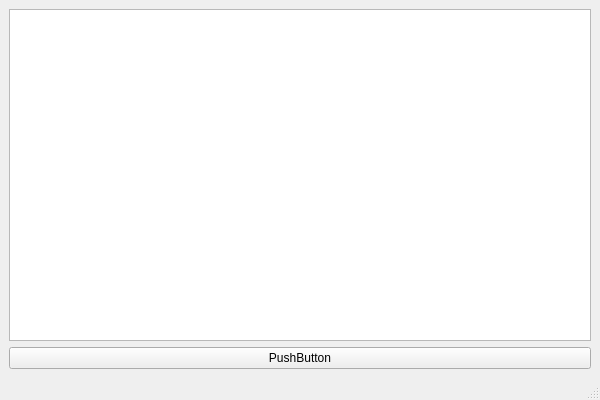
<?xml version="1.0" encoding="UTF-8"?>
<ui version="4.0">
 <class>MainWindow</class>
 <widget class="QMainWindow" name="MainWindow">
  <property name="geometry">
   <rect>
    <x>0</x>
    <y>0</y>
    <width>600</width>
    <height>400</height>
   </rect>
  </property>
  <property name="windowTitle">
   <string>MainWindow</string>
  </property>
  <widget class="QWidget" name="centralwidget">
   <layout class="QVBoxLayout" name="verticalLayout">
    <item>
     <widget class="QListWidget" name="listWidget"/>
    </item>
    <item>
     <widget class="QPushButton" name="pushButton">
      <property name="text">
       <string>PushButton</string>
      </property>
     </widget>
    </item>
   </layout>
  </widget>
  <widget class="QMenuBar" name="menubar">
   <property name="geometry">
    <rect>
     <x>0</x>
     <y>0</y>
     <width>600</width>
     <height>22</height>
    </rect>
   </property>
  </widget>
  <widget class="QStatusBar" name="statusbar"/>
 </widget>
 <resources/>
 <connections/>
</ui>
